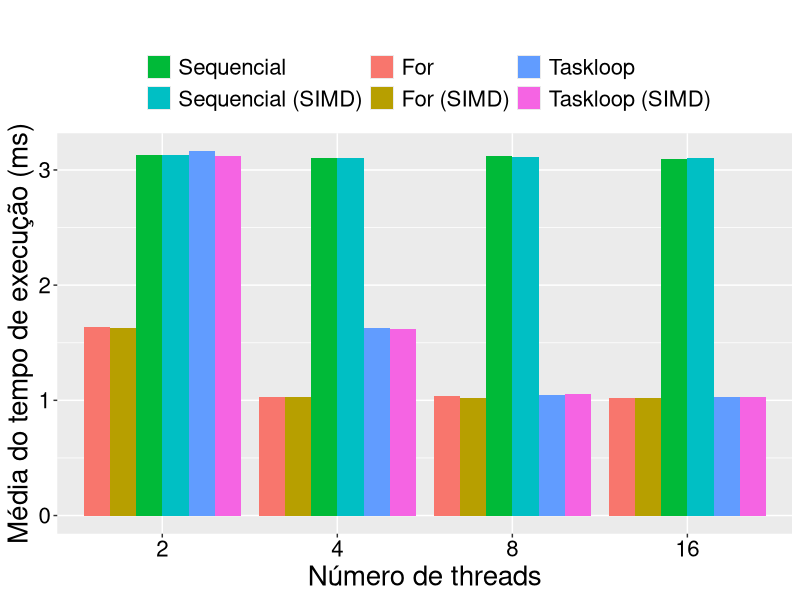

Generate this figure with R:
# [PD36O] Paradigmas da Computação Paralela e Distribuida
# Aluno: Luiz Felipe Fronchetti Dias
library(ggplot2)
# -fdump-tree-ompexp-graph
# xdot, dot -tpdf

# Leitura do arquivo com os dados
setwd("/home/todos/alunos/cm/a1552309/Documentos/OMP-Constructors")
dados <- read.csv(file="resultados.csv", header=TRUE, sep=",")

# Quantidade de threads usadas
duas_threads <- subset(dados, num_threads == 2)
quatro_threads <- subset(dados, num_threads == 4)
oito_threads <- subset(dados, num_threads == 8)
dezesseis_threads <- subset(dados, num_threads == 16)

# Define rótulos das execuções utilizadas
tipos_de_dados <- c('Sequencial', 'For', 'Taskloop', 'Sequencial + Simd', 'For + Simd', 'Taskloop + Simd')

ggplot(dados, aes(fill=tipo, y=media, x=factor(num_threads))) + 
  geom_bar(position="dodge", stat="identity") +
  theme(text = element_text(size=20), axis.text=element_text(colour="black"))  +
  labs(title = "", x = "Número de threads", y = "Média do tempo de execução (ms)", color = "Tipo:\n") + 
  scale_fill_discrete(breaks=c("sequencial","sequencial_simd","for","for_simd","taskloop","taskloop_simd"),
                      labels=c("Sequencial", "Sequencial (SIMD)", "For", "For (SIMD)", "Taskloop", "Taskloop (SIMD)"),
                      name="") + theme(legend.position="top")

# Seleciona colunas de tentativas
duas_threads_tentativas <- duas_threads[ , grepl("tentativa_",names(duas_threads))]
quatro_threads_tentativas <- quatro_threads[ , grepl("tentativa_",names(quatro_threads))]
oito_threads_tentativas <- oito_threads[ , grepl("tentativa_",names(oito_threads))]
dezesseis_threads_tentativas <- dezesseis_threads[ , grepl("tentativa_",names(dezesseis_threads))]
